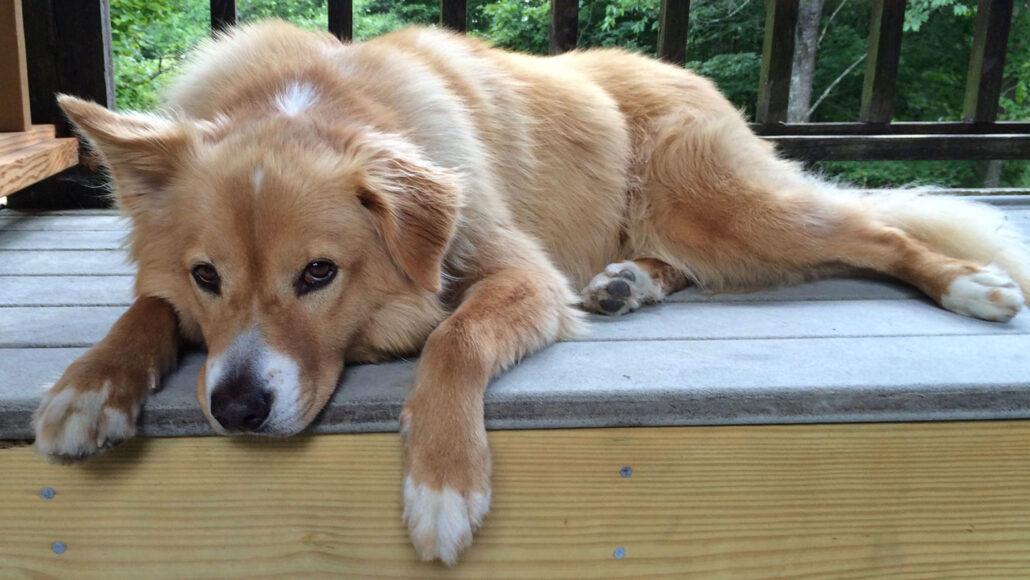
#> input picture Resources/caineintins.jpg, 1030 x 580 px
$ jupyter execute --allow-errors image-contouring.ipynb
#> lines starting #> are read from the running program, lines starting #| are printed output that depends on the picture
[cell 1]
from skimage import measure
import cv2
import matplotlib.pyplot as plt

[cell 2]
testImage = cv2.imread('Resources/caineintins.jpg')
#> testImage is the input picture: shape (580, 1030, 3); mean B, G, R 112.8, 128.9, 134.9

[cell 3]
# smooth the image using the median filter


testImage = cv2.cvtColor(testImage, cv2.COLOR_BGR2GRAY)
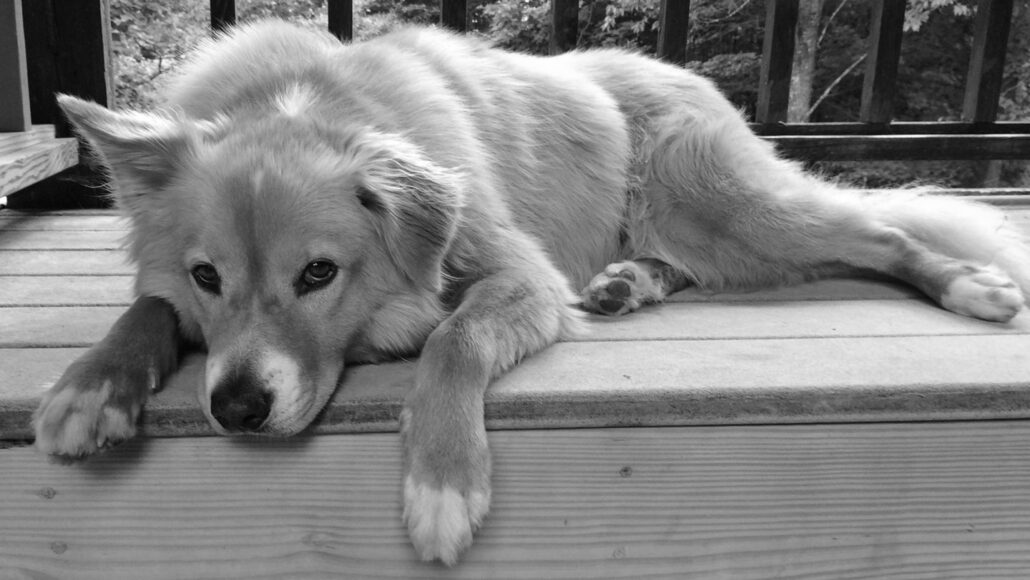
#> testImage: shape (580, 1030); min 0, max 255, mean 128.9

testImage = cv2.medianBlur(testImage, 5)


$ run again, with Resources/bober.jpg copied over Resources/caineintins.jpg
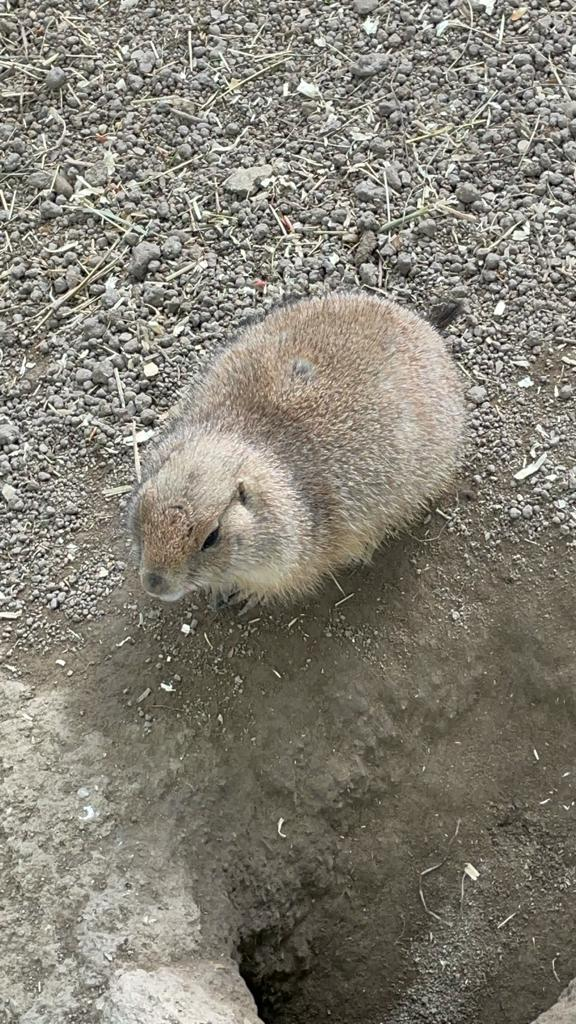
#> input picture Resources/bober.jpg, 576 x 1024 px
#> testImage is the input picture: shape (1024, 576, 3); mean B, G, R 116, 127.4, 131.3
#> `testImage = cv2.cvtColor(testImage, cv2.COLOR_BGR2GRAY)`:
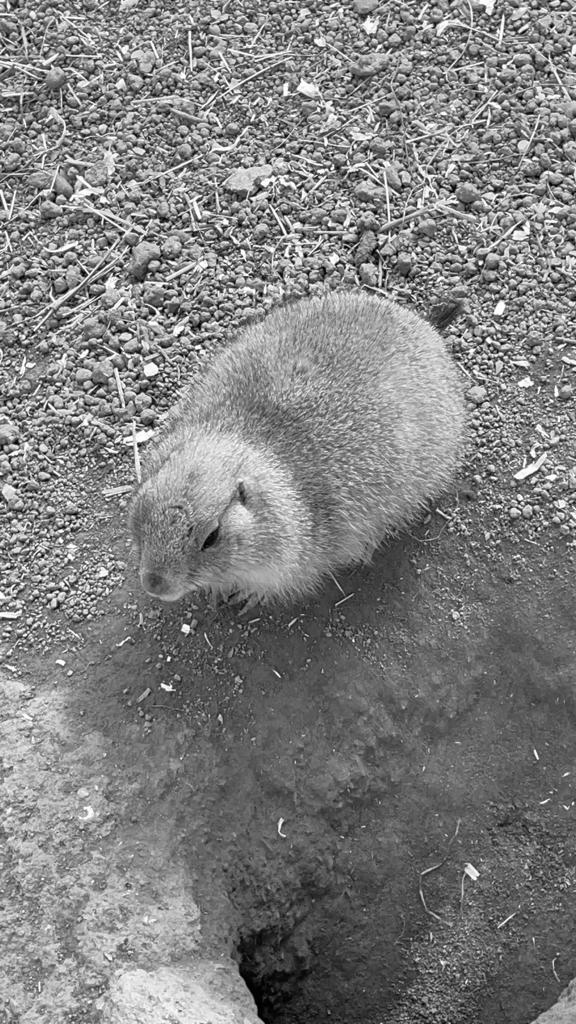
#> testImage: shape (1024, 576); min 0, max 255, mean 127.2
#> `testImage = cv2.medianBlur(testImage, 5)`:
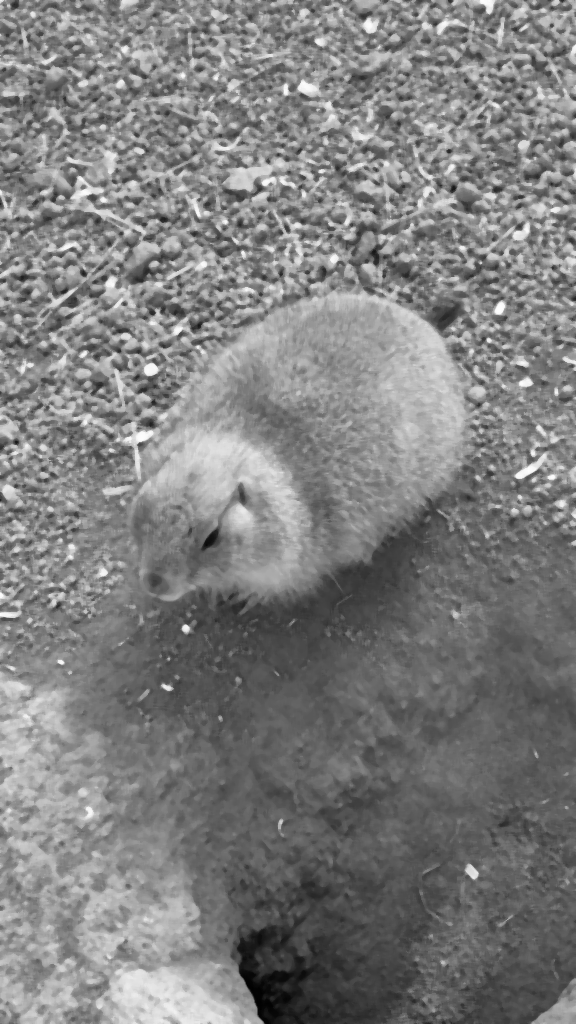
#> testImage: shape (1024, 576); min 1, max 254, mean 126.6

$ run again, with Resources/feralcat.jpg copied over Resources/caineintins.jpg
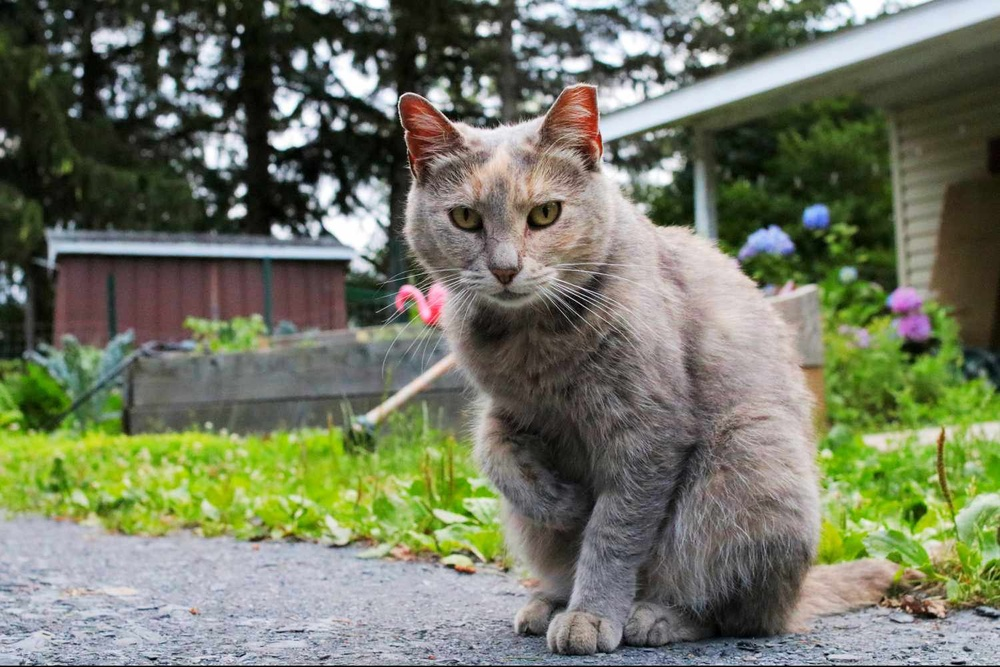
#> input picture Resources/feralcat.jpg, 1000 x 667 px, shrunk from 1500 x 1000 before the run
#> testImage is the input picture: shape (667, 1000, 3); mean B, G, R 99.8, 120, 114.5
#> `testImage = cv2.cvtColor(testImage, cv2.COLOR_BGR2GRAY)`:
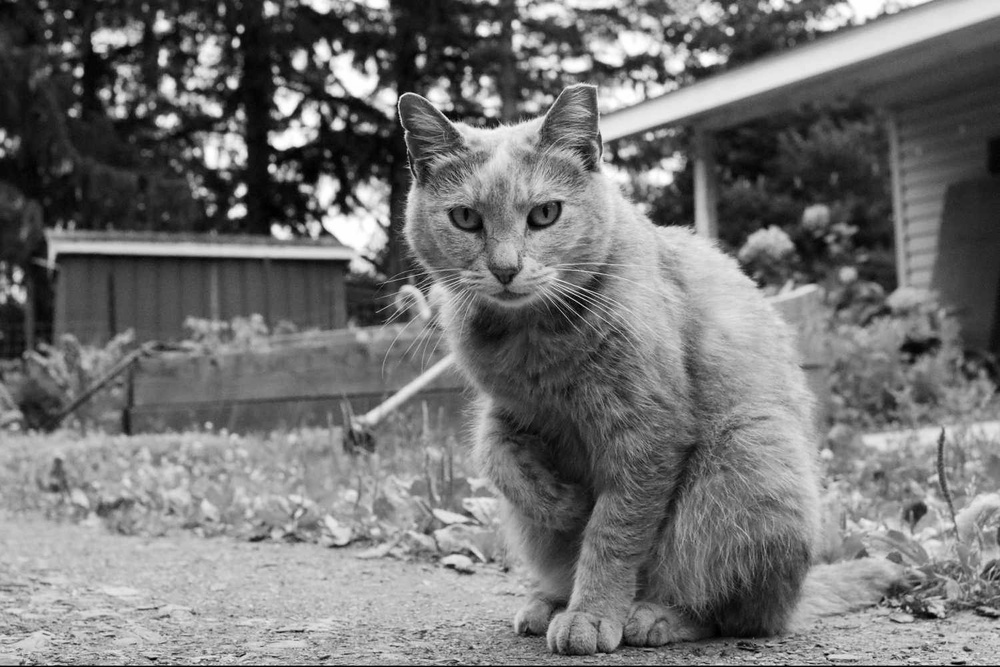
#> testImage: shape (667, 1000); min 0, max 255, mean 116.1

$ run again, with Resources/kitty.jpg copied over Resources/caineintins.jpg
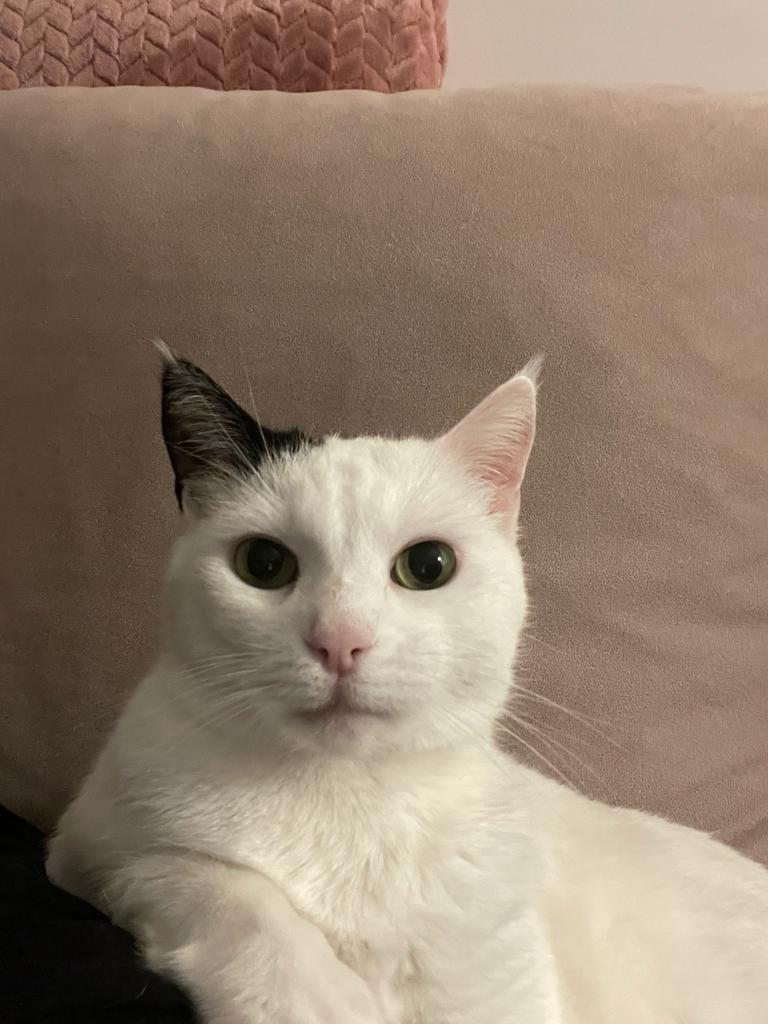
#> input picture Resources/kitty.jpg, 768 x 1024 px
#> testImage is the input picture: shape (1024, 768, 3); mean B, G, R 110.6, 128, 146.9
#> `testImage = cv2.cvtColor(testImage, cv2.COLOR_BGR2GRAY)`:
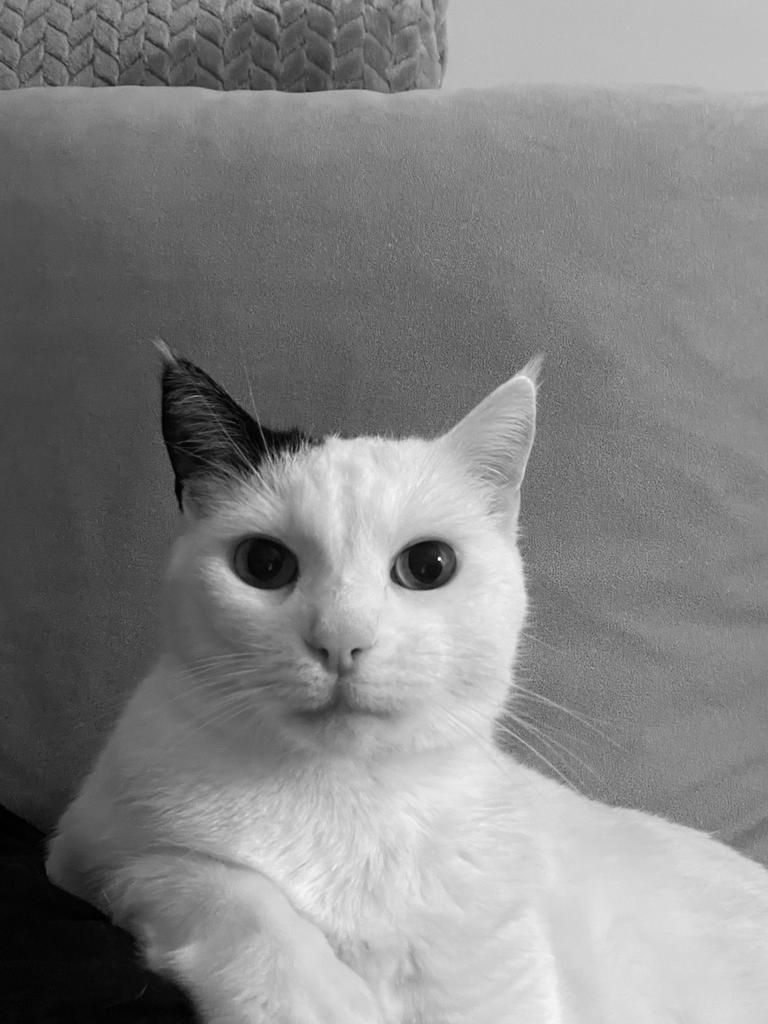
#> testImage: shape (1024, 768); min 0, max 253, mean 131.7
